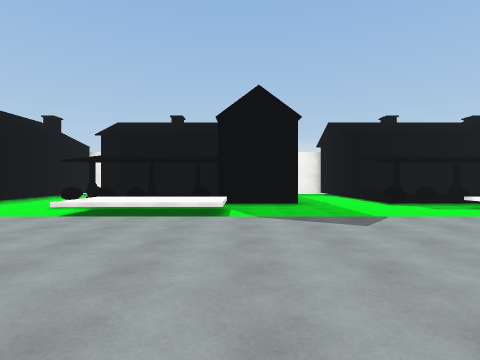
View 1 (above)

22 first-person views from a walk through a Unity game level. The camera is 1.5 m above the floor, looks level and sees 80° across. The floor is counted in squares, 2 m on a side. Each view is taken from the middle of a square. On the plan, view 1 faces up. The plan holds only what a view shows up to about 10 squares ahead; the rest is blank. The place goes on beyond the plan. Some surface patterns are stand-ins.

View 2
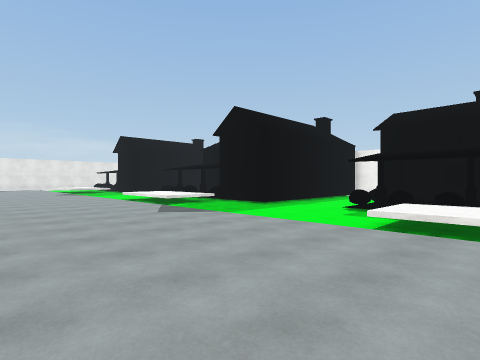

View 3
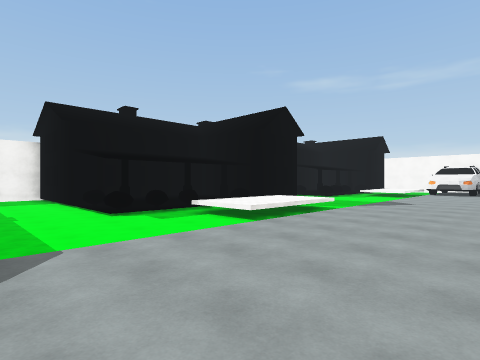

View 4
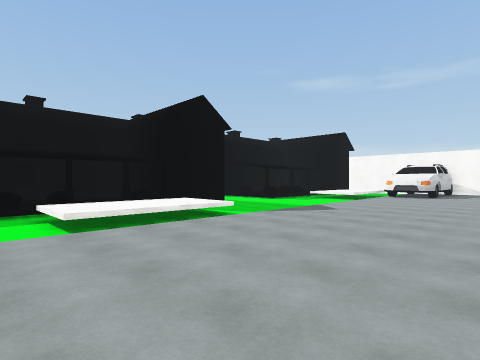

View 5
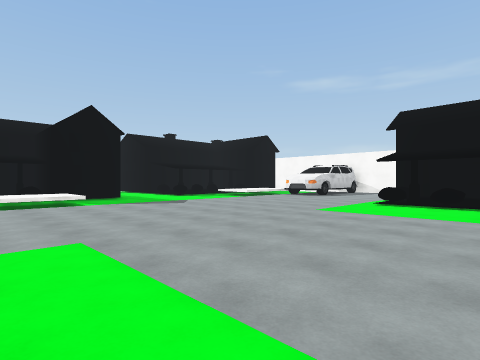

View 6
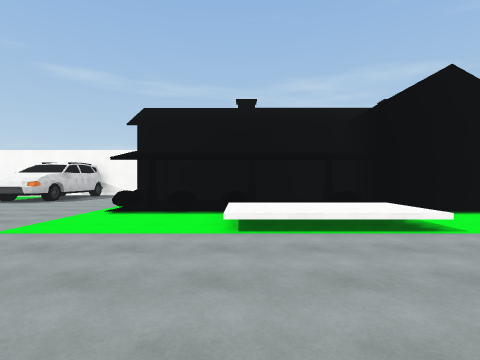

View 7
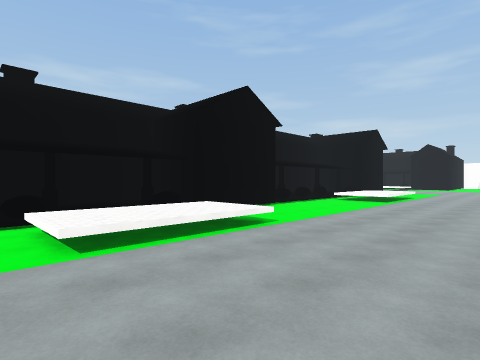

View 8
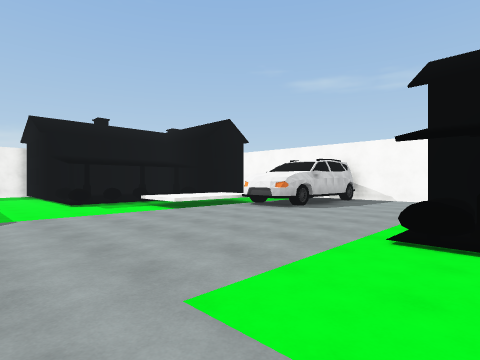

View 9
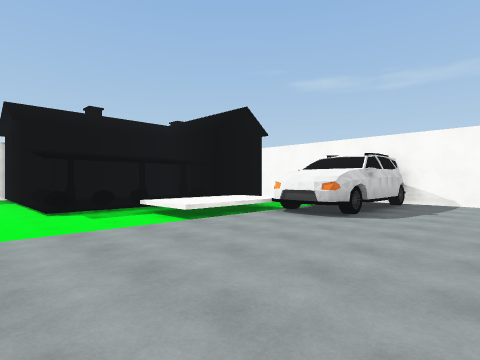

View 10
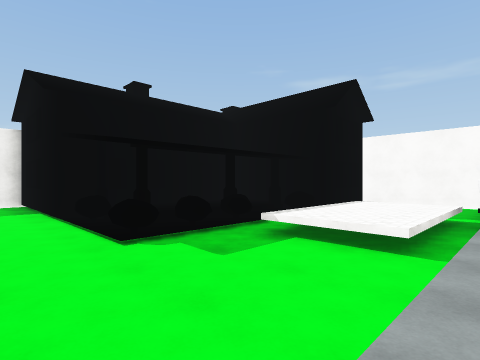

View 11
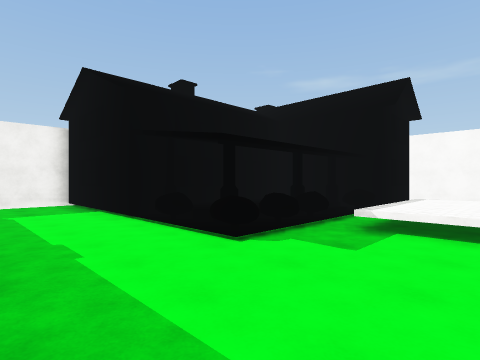

View 12
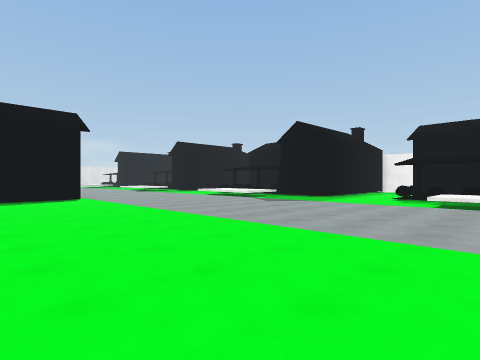

View 13
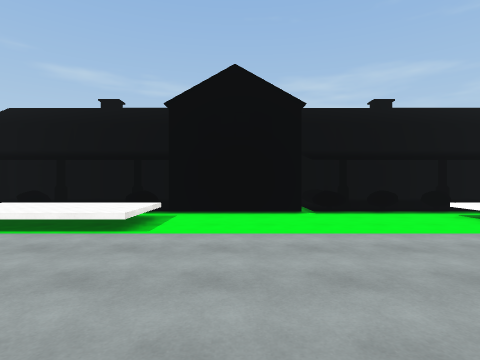

View 14
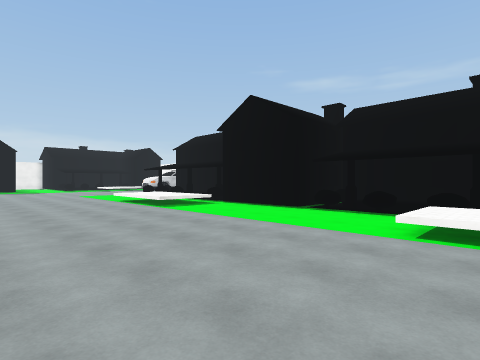

View 15
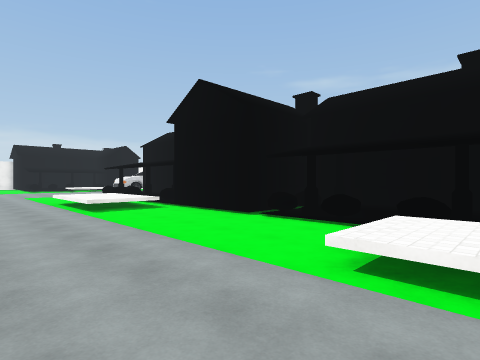

View 16
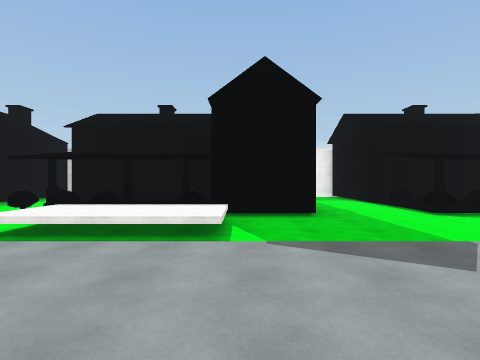

View 17
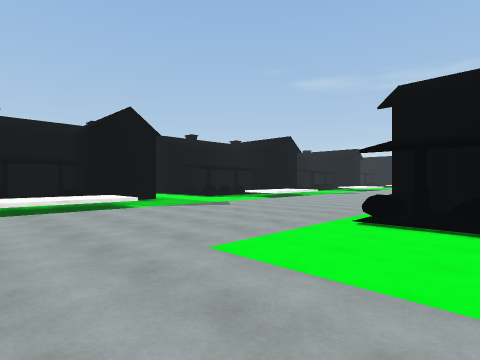

View 18
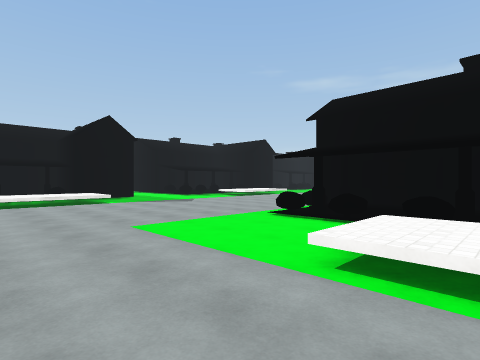

View 19
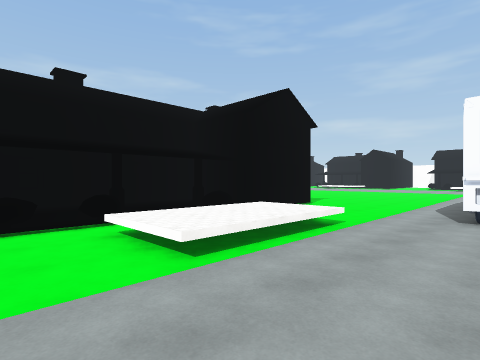

View 20
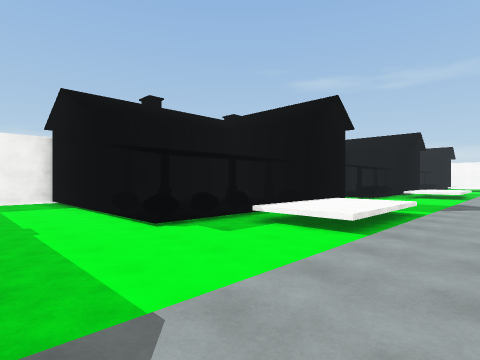

View 21
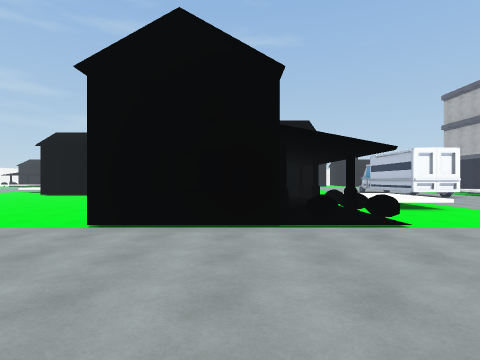

View 22
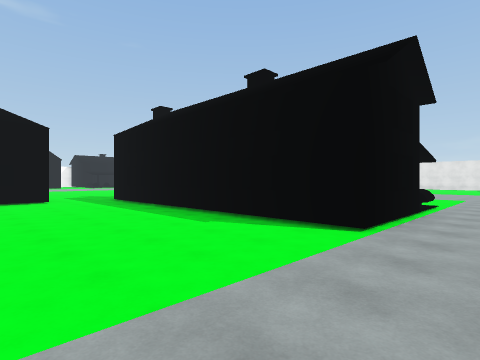

### Floor plan
Key: @ floor where view 1 was taken; # wall or solid block; . floor; / step, stairs or slope; ^ raised ledge; O other object.
Columns run from 14 left of view 1 to 23 right of it. Each row starts with its distance up from view 1.
 16        ##                  ##
 15        ..                  ..
 14        ..        ..        ..
 13        ..        ..        ..
 12        ..#####   ..#####   ..#####
 11 OOOO   ../       ..       .../
 10    O  ...O      ...O      ...O
  9 OO O##...OOO O##...OOO/O##...OOO/O## #
  8 .^^^...............................  #
  7 .^^^.......^^^.......^^^.......^^^.. #
  6 .^^^.......^^^.......^^^.......^^^...#
  5  ................................O ^O#
  4  ................................#####
  3 .....................................#
  2 .....................................#
  1 .................................... #
  0 .....OOO###...@...............OO#
 -1 ......    #.................... #
 -2 .....O    #...................O #
 -3 ...^^OO   #.................^^O #
 -4 ...^^     #......       ....^^  #
 -5 ...^^     #......       ....^^/ #
 -6 ...^^O    #....         ....^^O #
 -7 #... #    #....         ......#
 -8  ... #    #....        .......#
 -9  ....#      ...        .......####
-10  .....       ##        .......OO#
-11  ....                  ........ #
-12  ...                   .......O #
-13                        .....^^O #
-14                        .....^^/ #

Positions as (right, up) in squares from view 1, and headings:
1: (0, 0), facing up
2: (-2, 1), facing up-left
3: (2, 2), facing up-right
4: (5, 1), facing up-right
5: (7, -3), facing up-right
6: (9, -3), facing right
7: (10, -2), facing down-right
8: (12, -1), facing up-right
9: (13, 1), facing up-right
10: (13, 5), facing up-right
11: (12, 6), facing up-right
12: (8, -3), facing up-left
13: (9, -8), facing right
14: (9, -14), facing up-right
15: (11, -14), facing up-right
16: (-10, 2), facing up
17: (-14, -2), facing up-right
18: (-14, -4), facing up-right
19: (-14, -1), facing down-right
20: (-8, 4), facing up-right
21: (-6, 5), facing down
22: (1, 2), facing down-left
